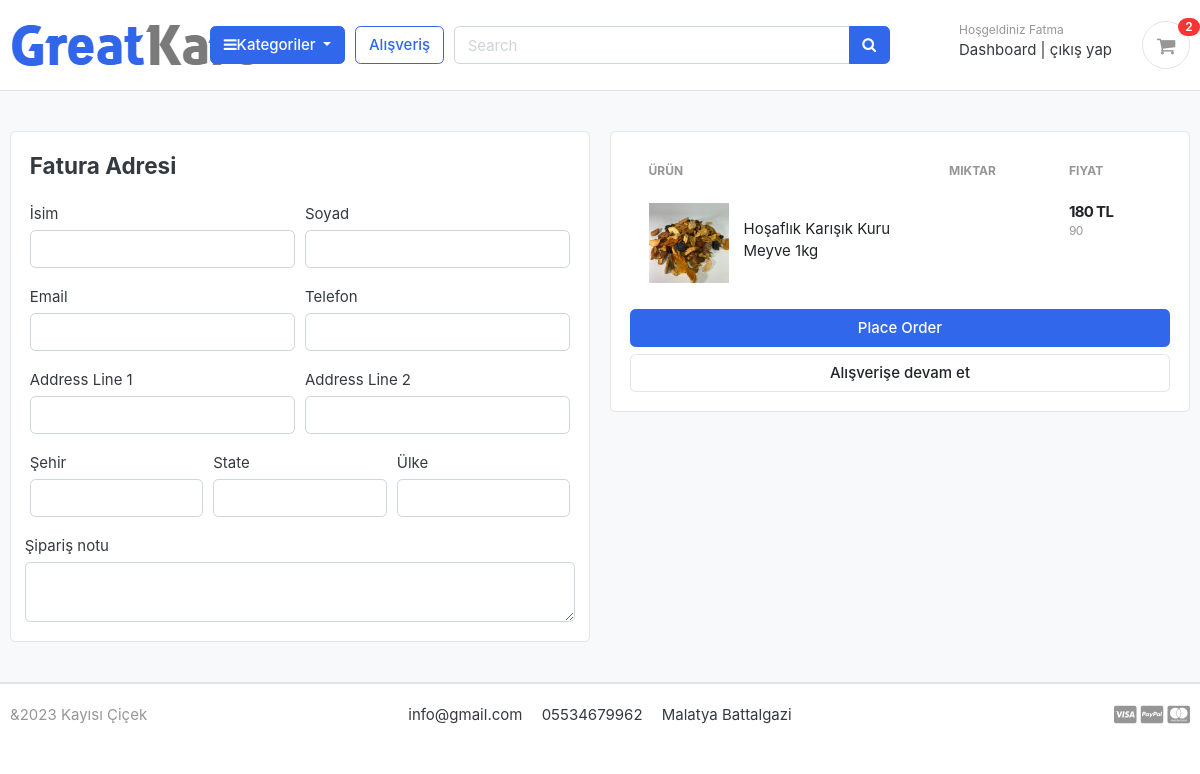
/kart/checkout/ (signed in), run on an earlier commit of the app's database.
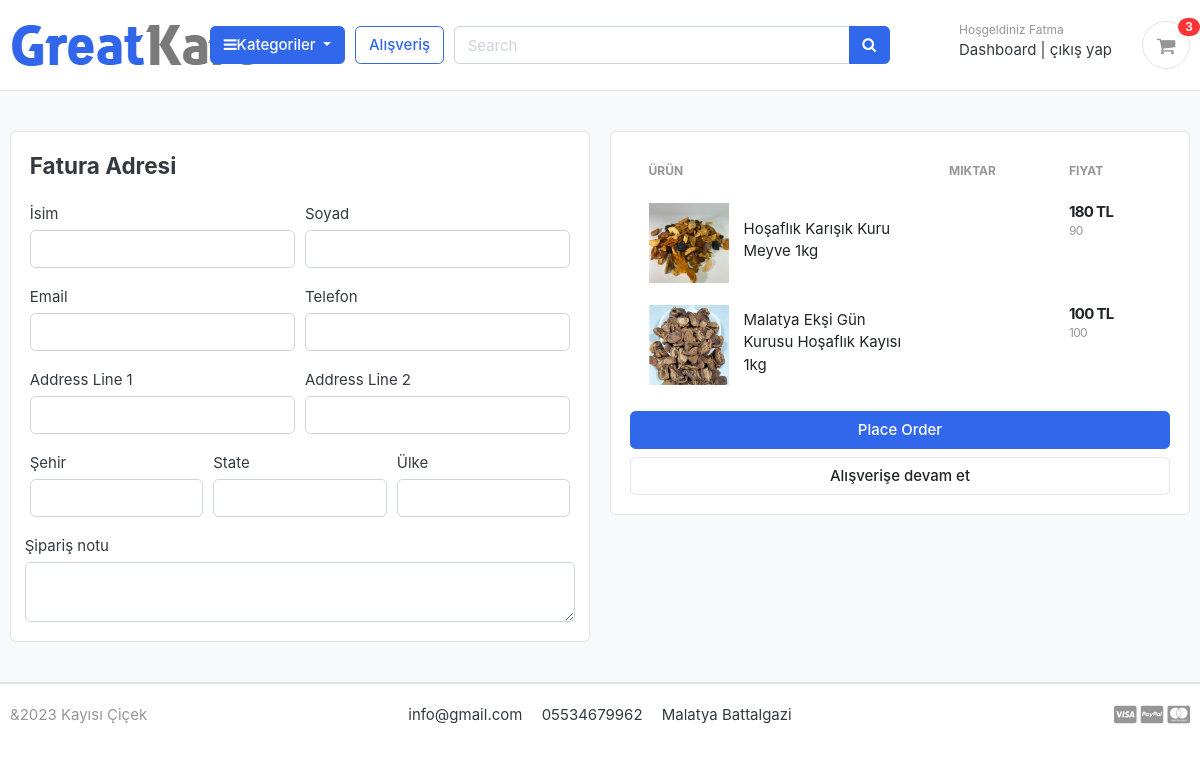
And on a later commit of the database.
### kartlar/models.py (models this page shows, shortened)
class KartItem(models.Model):
    user = models.ForeignKey(Accounts, on_delete=models.CASCADE, null=True)
    urun = models.ForeignKey(Urunler, on_delete=models.CASCADE)
    variations = models.ManyToManyField(Variation, blank= True)
    kart = models.ForeignKey(Kart, on_delete=models.CASCADE, null=True)
    Miktar = models.IntegerField()
    is_active = models.BooleanField(default=True)
    def sub_total(self):
        return self.urun.fiyat * self.Miktar

### store/models.py (models this page shows, shortened)
class Urunler(models.Model):
    urun_adi = models.CharField(max_length=200, unique=True)
    slug = models.SlugField(max_length=200, unique=True)
    description = models.TextField(max_length=1000, blank=True)
    fiyat = models.IntegerField()
    images = models.ImageField(upload_to='photo/urunler')
    stok = models.IntegerField()
    is_available = models.BooleanField(default=True)
    category = models.ForeignKey(Category, on_delete=models.CASCADE)
    created_date = models.DateTimeField(auto_now_add=True)
    modify_date = models.DateTimeField(auto_now=True)
    def get_url(self):
        return reverse('urun_detail', args=[self.category.slug, self.slug])

### kartlar/views.py (the view)
# urls.py: path('checkout/', views.checkout, name='checkout'),
@login_required(login_url='login')
def checkout(request,  total = 0, quantity = 0, kart_items= None):
    try:
        vergi = 0
        grand_total = 0
        if request.user.is_authenticated:
             kart_items = KartItem.objects.filter(user=request.user, is_active=True)
        else:
            kart = Kart.objects.get(kart_id=_kart_id(request))
            kart_items=KartItem.objects.filter(kart=kart, is_active=True)
        for kart_item in kart_items:
            total+=(kart_item.urun.fiyat * kart_item.Miktar)
            quantity +=kart_item.Miktar
        vergi = (2* total)/100
        grand_total = total + vergi
    except ObjectDoesNotExist:
        pass
    context ={
        'total':total,
        'quantity': quantity,
        'kart_items':kart_items,
        'vergi'     : vergi,
        'grand_total':grand_total,
    }
    return render(request, 'store/checkout.html', context)

### Category/context_processors.py (called while the page is built)
def menu_link(request):
    link=Category.objects.all()
    return dict(link =link)

### Category/models.py (called while the page is built)
    def get_url(self):
            return reverse('urunler_by_category', args=[self.slug])

### kartlar/context_processors.py (called while the page is built)
def sayac(request):
    kart_sayac=0
    if 'admin' in request.path:
        return {}
    else:
        try:
            kart =Kart.objects.filter(kart_id=_kart_id(request))
            if request.user.is_authenticated:
                kart_items = KartItem.objects.all().filter(user=request.user)
            else:
                kart_items = KartItem.objects.all().filter(kart=kart[:1])
            for kart_item in kart_items:
                kart_sayac += kart_item.Miktar
        except Kart.DoesNotExist:
            kart_sayac =0
    return dict(kart_sayac=kart_sayac)

### kartlar/views.py (called while the page is built)
def _kart_id(request):
    kart = request.session.session_key
    if not kart:
        kart = request.session.create()
    return kart

### templates/store/checkout.html (shortened to what the changed rows need)
{% extends 'base.html' %}
{% load static %}
{% block content %}
<section class="section-content padding-y bg">
    <div class="container">
    <div class="row">
        <aside class="col-lg-6">
            <div class="card">
            <div class="card-body">
                <table class="table table-borderless table-shopping-cart">
                    <thead class="text-muted">
                    <tr class="small text-uppercase">
                      <th scope="col">Ürün</th>
                      <th scope="col" width="120">Miktar</th>
                      <th scope="col" width="120">Fiyat</th>
                    </tr>
                    </thead>
                    <tbody>
                    {% for kart_item in kart_items %}
                    <tr>
                        <td>
                            <figure class="itemside align-items-center">
                                <div class="aside"><img src="{{kart_item.urun.images.url}}" class="img-sm" width="100" height="100"></div>
                                <figcaption class="info">
                                    <a href="{{ kart_item.urun.get_url }}" class="title text-dark">{{kart_item.urun.urun_adi}}</a>
                                </figcaption>
                            </figure>
                        </td>
                        <td>
                        </td>
                        <td>
                            <div class="price-wrap">
                                <var class="price">{{kart_item.sub_total}} TL</var>
                                <small class="text-muted">{{kart_item.urun.fiyat}} </small>
                            </div>
                        </td>
                    </tr>
                    {% endfor %}
                    </tbody>
                    </table>
            </div>
            </div>
    </aside>
    </div>
    </div>
    </section>
    {% endblock %}

### templates/include/navbar.html (shortened to what this page needs)
{% load static %}
<header class="section-header">
    <section class="header-main border-bottom">
        <div class="container">
    <div class="row align-items-center">
        <div class="col-lg-2 col-md-3 col-6">
            <a href="{% url 'home' %}" class="brand-wrap">
                <img class="b" src="{% static './images/logo.png'%}">
            </a>
        </div>
        <div class="col-lg col-sm col-md col-6 flex-grow-0">
            <div class="category-wrap dropdown d-inline-block float-right">
                <button type="button" class="btn btn-primary dropdown-toggle" data-toggle="dropdown">
                    <i class="fa fa-bars"></i>Kategoriler
                </button>
            </div>
        </div>
        <a href="{% url 'store' %}" class="btn btn-outline-primary">Alışveriş</a>
        <div class="col-lg  col-md-3 col-sm-6 col">
            <form action="{% url 'search' %}" class="search" method ='GET'>
                <div class="input-group w-100">
                    <input type="text" class="form-control" style="width:30%;" placeholder="Search" name = "keyword">
                    <div class="input-group-append">
                      <button class="btn btn-primary" type="submit">
                        <i class="fa fa-search"></i>
                      </button>
                    </div>
                </div>
            </form>
        </div>
        <div class="col-lg-3 col-sm-6 col-8 order-2 order-lg-3">
                    <div class="d-flex justify-content-end mb-3 mb-lg-0">
                        {% if user.id is None %}
                        <div class="widget-header">
                            <small class="title text-muted">Hoşgeldiniz</small>
                            <div>
                                <a href="{% url 'login' %}">Giriş Yap</a> <span class="dark-transp"> | </span>
                                <a href="{% url 'register' %}"> Kayıt ol</a>
                            </div>
                        </div>
                        {% else %}
                        <div class="widget-header">
                            <small class="title text-muted">Hoşgeldiniz {{user.first_name}}</small>
                            <div>
                                <a href="{% url 'dashboard' %}">Dashboard</a> <span class="dark-transp">|</span>
                                <a href="{% url 'logout' %}">çıkış yap</a>
                            </div>
                        </div>
                        {% endif %}
                        <a href="{% url 'kart' %}" class="widget-header pl-3 ml-3">
                            <div class="icon icon-sm rounded-circle border"><i class="fa fa-shopping-cart"></i></div>
                            <span class="badge badge-pill badge-danger notify">{{kart_sayac}}</span>
                        </a>
                    </div>
                </div>
    </div>
        </div>
    </section>
    </header>

What changed in the data, as far as the page shows it:
added KartItem: urun.images (picture), urun.urun_adi "Malatya Ekşi Gün Kurusu Hoşaflık Kayısı 1kg", sub_total "100", urun.fiyat "100"
Also different on the page:
{{ kart_sayac }}: "2" → "3"
